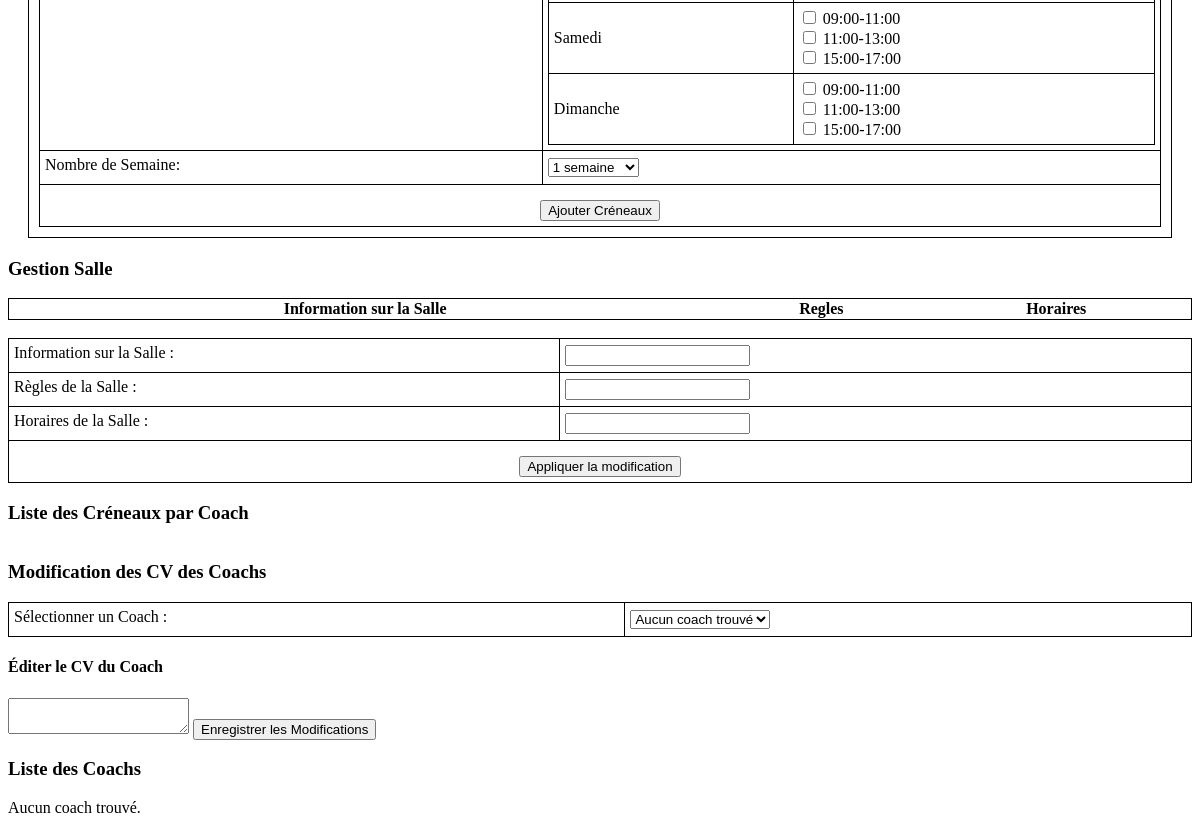
/ACCOUNT_admin.php (lower part), run on an earlier commit of the app's database.
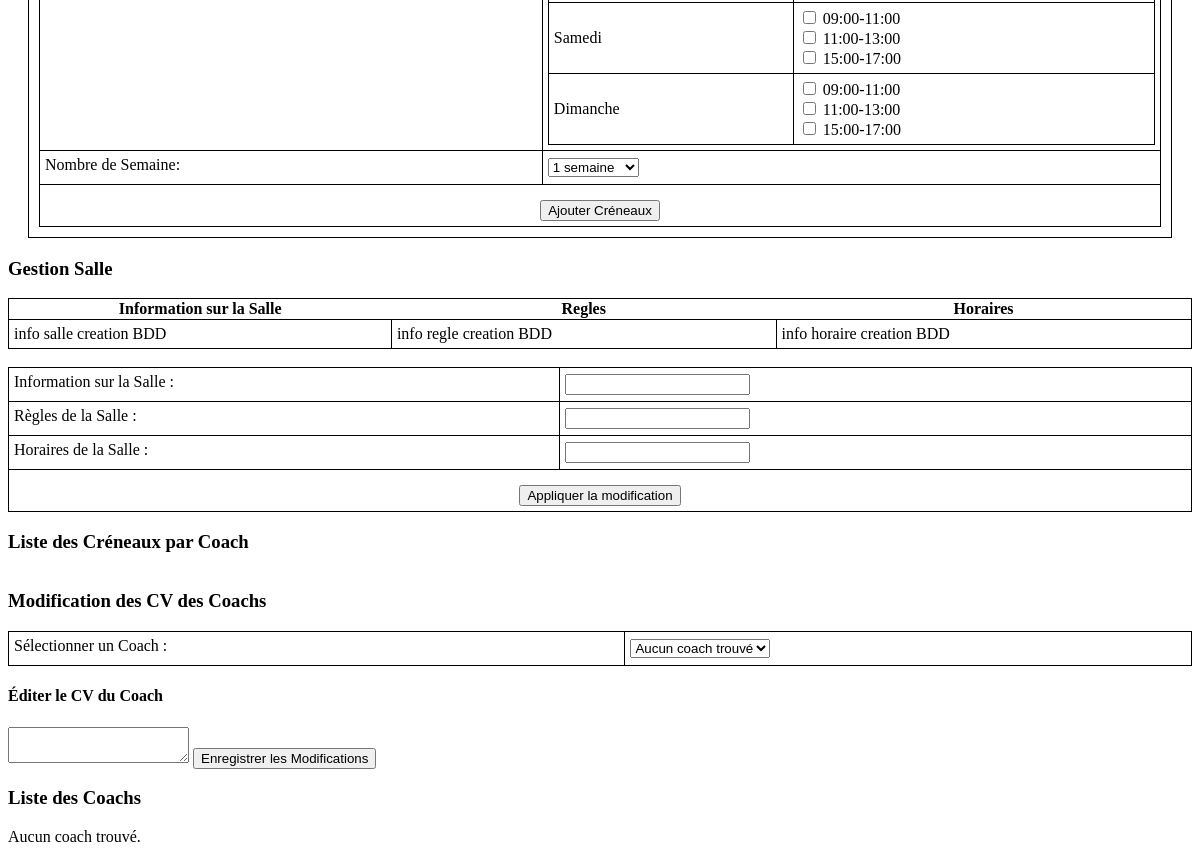
And on a later commit of the database.
### tables this page shows
CREATE TABLE salle(
    info VARCHAR(255),
    regle VARCHAR(255),
    horaire VARCHAR(255)
);

### ACCOUNT_admin.php (the view, shortened to what this page needs)
<!DOCTYPE html>
<html lang="en">
<head>
    <link href="ACCOUNT.css" rel="stylesheet" type="text/css"/>
</head>
<body>
<div id="section">
                        <?php
                        $jours = ['Lundi', 'Mardi', 'Mercredi', 'Jeudi', 'Vendredi', 'Samedi', 'Dimanche'];
                        $creneaux = [
                            '09:00-11:00' => ['09:00:00', '11:00:00'],
                            '11:00-13:00' => ['11:00:00', '13:00:00'],
                            '15:00-17:00' => ['15:00:00', '17:00:00']
                        ];
                        ?>
    <form method="post" action="src_ajout_creneaux_coach.php" enctype="multipart/form-data">
        <table>
                        <?php
                        $database = "Sportify";
                        $db_handle = mysqli_connect('localhost', 'root', '');
                        $db_found = mysqli_select_db($db_handle, $database);
                        ?>
            <tr>
                <td><label for="disponibilite_coach">Disponibilité :</label></td>
                <td>
                    <table>
                        <?php
                        foreach ($jours as $jour) {
                            echo "<tr><td>$jour</td><td>";
                            foreach ($creneaux as $label => $times) {
                                echo "<input type='checkbox' name='creneaux[$jour][]' value='" . implode(',', $times) . "'> $label<br>";
                            }
                            echo "</td></tr>";
                        }
                        ?>
                    </table>
                </td>
            </tr>
            <tr>
                <td><label for="duree_semaine">Nombre de Semaine:</label></td>
                <td>
                    <select id="duree_semaine" name="duree_semaine">
                        <option value="1">1 semaine</option>
                    </select>
                </td>
            </tr>
            <tr>
                <td colspan="2" style="text-align: center;">
                    <input type="submit" value="Ajouter Créneaux">
                </td>
            </tr>
        </table>
    </form>
    <h3>Gestion Salle</h3>
    <table>
        <?php
        if ($db_found) {
            $query_salle = "SELECT * FROM salle";
            $result_salle = mysqli_query($db_handle, $query_salle);
            echo "<tr><th>Information sur la Salle</th><th>Regles</th><th>Horaires</th></tr>";
            while ($row_salle = mysqli_fetch_assoc($result_salle)) {
                echo "<tr>";
                echo "<td>" . $row_salle['info'] . "</td>";
                echo "<td>" . $row_salle['regle'] . "</td>";
                echo "<td>" . $row_salle['horaire'] . "</td>";
                echo "</tr>";
            }
        }
        ?>
    </table><br>
    <table>
        <form method="post" action="src_modifier_info_salle.php" enctype="multipart/form-data">
            <tr>
                <td><label for="prenom_coach">Information sur la Salle :</label></td>
                <td><input type="text" id="info_salle" name="info_salle" required></td>
            </tr>
            <tr>
                <td><label for="email_coach">Règles de la Salle :</label></td>
                <td><input type="text" id="info_regle" name="info_regle" required></td>
            </tr>
            <tr>
                <td><label for="specialite_coach">Horaires de la Salle :</label></td>
                <td><input type="text" id="info_horaire" name="info_horaire" required></td>
            </tr>
            <tr>
                <td colspan="2" style="text-align: center;">
                    <input type="submit" value="Appliquer la modification">
                </td>
            </tr>
        </form>
    </table>
    <h3>Liste des Créneaux par Coach</h3>
    <h3>Modification des CV des Coachs</h3>
    <div class="container">
        <div class="selection">
            <table>
                <tr>
                    <td><label for="coach_select">Sélectionner un Coach :</label></td>
                    <td>
                        <select id="coach_select" name="id_coach" required>
                            <?php
                            $database = "Sportify";
                            $db_handle = mysqli_connect('localhost', 'root', '');
                            $db_found = mysqli_select_db($db_handle, $database);
                            if ($db_found) {
                                $query = "SELECT id_coach, nom, prenom, cv FROM coach";
                                $result = mysqli_query($db_handle, $query);
                                if (mysqli_num_rows($result) > 0) {
                                    while ($row = mysqli_fetch_assoc($result)) {
                                        echo "<option value='rsc/" . $row['cv'] . "'>" . $row['nom'] . " " . $row['prenom'] . "</option>";
                                    }
                                } else {
                                    echo "<option value=''>Aucun coach trouvé</option>";
                                }
                            }
                            ?>
                        </select>
                    </td>
                </tr>
            </table>
        </div>
        <div class="editor" id="xmlEditor">
            <h4>Éditer le CV du Coach</h4>
            <textarea id="xmlContent"></textarea>
            <button id="saveButton">Enregistrer les Modifications</button>
        </div>
    </div>
    <h3>Liste des Coachs</h3>
</div>
</body>
</html>

### ACCOUNT.css (style rules this page uses)
form { border: 1px solid black; padding: 10px; margin: 20px; }
table { border: 1px solid black; width: 100%; border-collapse: collapse; }
label { display: block; margin-bottom: 5px; }
input[type="submit"] { margin-top: 10px; }

What changed in the data, as far as the page shows it:
added salle: info "info salle creation BDD", regle "info regle creation BDD", horaire "info horaire creation BDD"
